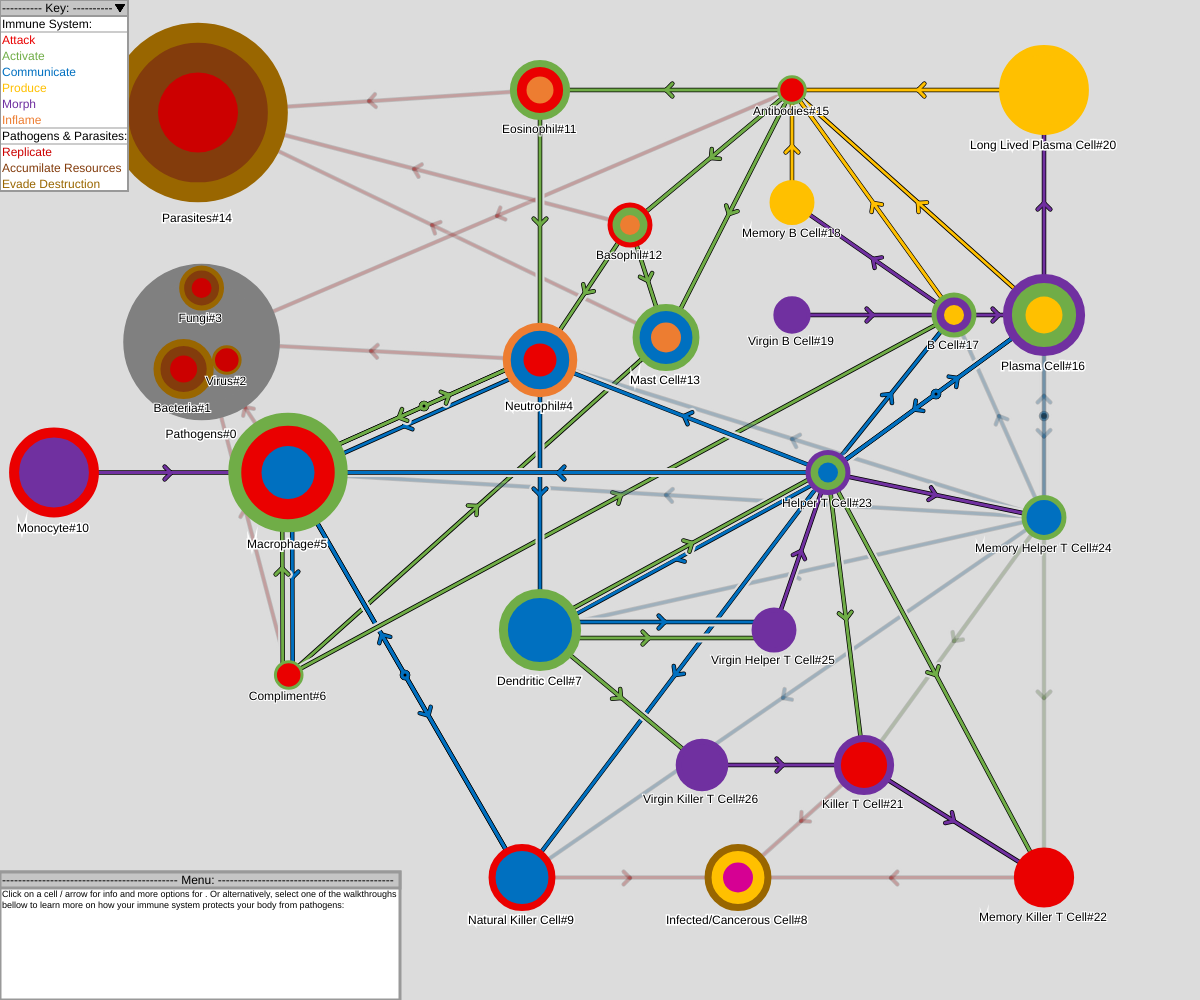
Frame 1 (no input)
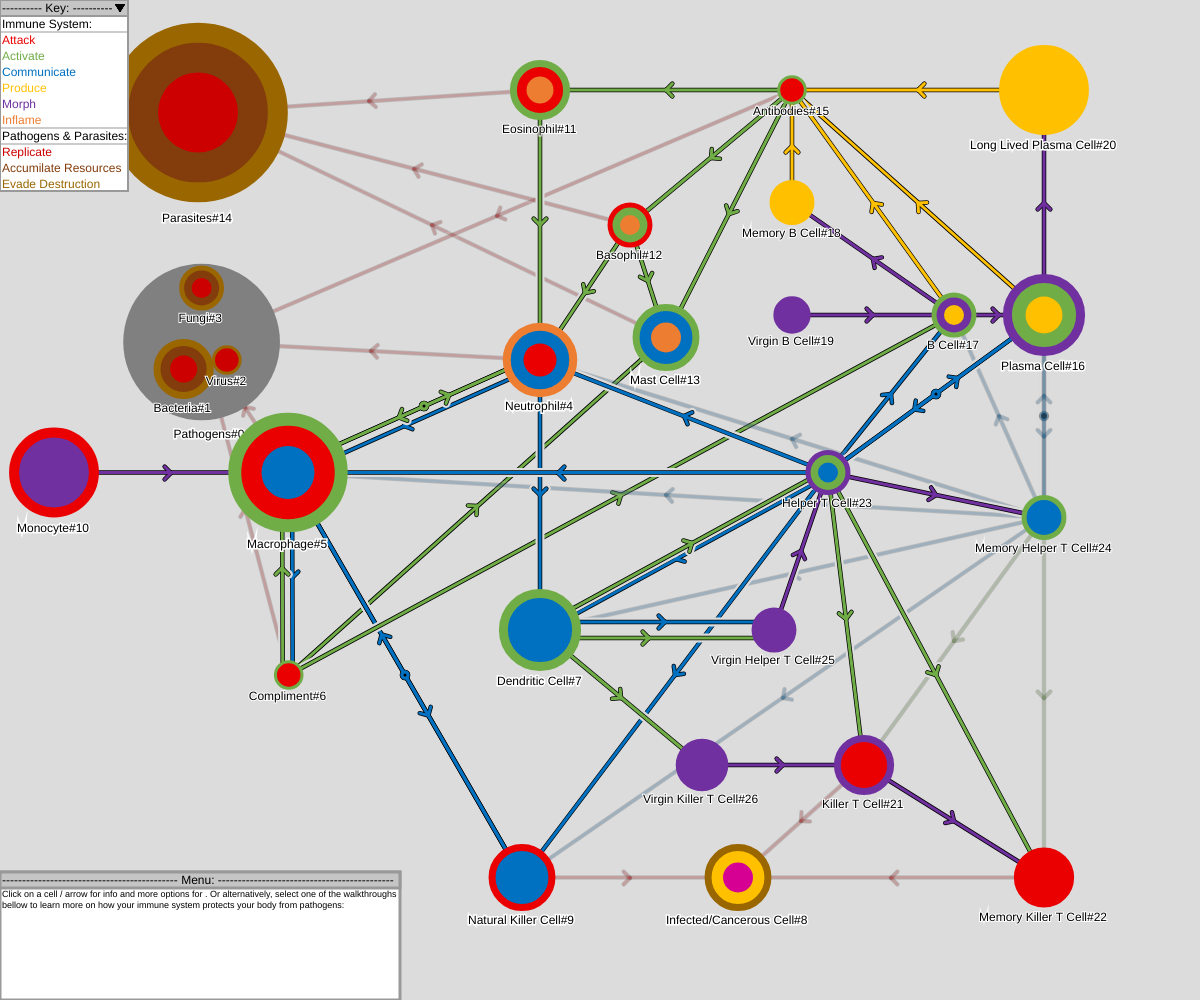
Frame 60 (no input)
Frame 120 (the mouse pressed at the canvas centre since frame 60): identical to frame 60, image omitted

The p5.js sketch that drew these frames (run headless with seeded random() and noise() and a simulated clock; from frame 60 on, the mouse is pressed at the canvas centre):

// p5.js sketch
// ── sketch.js
// By Oscar Bullen (March 2022)
// Made using p5.js (https://p5js.org)

function preload() {
  
  nodes_x_scale = [2.8,2.55,3.15,2.8,7.5,4,4.01,7.5,10.25,7.25,0.75,7.5,8.75,9.25,2.75,11,14.5,13.25,1.5,1.25,14.5,12,14.5,11.5,14.5,10.75,9.75];
  nodes_y_scale = [3.8,4.1,4,3.2,4,5.25,7.5,7,9.75,9.75,5.25,1,2.5,3.75,1.25,1,3.5,3.5,2.25,3.5,1,8.5,9.75,5.25,5.75,7,8.5];
  nodes_m_scale = [5.25,2,1,1.5,2.5,4,1,2.75,2.25,2.25,3,2,1.5,2.25,6,1,2.75,1.5,1.5,1.25,3,2,2,1.5,1.5,1.5,1.75];
  
  info_to_get = {
    test:
      "This is some sample text to make sure everything is working correctly. E.g. The quick brown fox jumps over the lazy dog.",
    test2:
      "This is yet some more sample text in order to make sure that information can be changed on the fly if it is needed. e.g. The answer to life, the universe, and everything is inexorably 42.",
    none: "",
  };
  
  node_default_opacity = [0,1,2,3,4,5,6,7,8,9,10,11,12,13,14,15,16,17,18,19,20,21,22,23,24,25,26];
  node_default_translucency = [];
  node_default_transparency = [];
  
  link_default_opacity = [10,11,12,13,14,15,16,17,18,19,20,21,22,23,25,26,27,28,29,30,31,32,33,34,42,43,44,45,46,47,48,49,50,51,52,53,54,55,56];
  link_default_translucency = [0,1,2,3,4,5,6,7,8,9,24,35,36,37,38,39,40,41];
  link_default_transparency = [];
  
  walkthrough_info = {
    test:
      ["This is the innate immune system. It is immunity that one is born with. This type of immunity is written in one’s genes, offering lifelong protection. The innate immune response is fast acting and non-specific, meaning it does not respond differently based on the specific virus or bacteria that it detects. The innate immune system encompasses physical barriers and chemical and cellular defenses.","Adaptive immunity is an organism’s acquired immunity to a specific pathogen. As such, it’s also referred to as acquired immunity. Adaptive immunity is not immediate, nor does it always last throughout an organism’s entire lifespan, although it can. The adaptive immune response is marked by clonal expansion of T and B lymphocytes, releasing many antibody copies to neutralize or destroy their target antigen.","Pathogens in the oldest and broadest sense, are any organism or agent that can produce disease. A pathogen may also be referred to as an infectious agent, or simply a germ."],
  };
  
  node_opacity = {
    test:
      [[4,5,6,7,9,10,11,12,13],[15,16,17,18,19,20,21,22,23,24,25,26],[0,1,2,3,8,14]],
  };
  
  node_translucency = {
    test:
      [[0,1,2,3,8,14,15,16,17,18,19,20,21,22,23,24,25,26],[0,1,2,3,4,5,6,7,8,9,10,11,12,13,14],[4,5,6,7,9,10,11,12,13,15,16,17,18,19,20,21,22,23,24,25,26]],
  };
  
  node_transparency = {
    test:
      [[],[],[]],
  };
  
  link_opacity = {
    test:
      [[10,11,12,13,14,15,16,17,18,19,44],[24,25,26,27,28,29,30,31,32,33,34,35,36,37,47,48,49,50,51,52],[]],
  };
  
  link_translucency = {
    test:
      [[0,1,2,3,4,5,6,7,8,9,20,21,22,23,24,25,26,27,28,29,30,31,32,33,34,35,36,37,38,39,40,41,42,43,45,46,47,48,49,50,51,52,53,54,55,56],[0,1,2,3,4,5,6,7,8,9,10,11,12,13,14,15,16,17,18,19,20,21,22,23,38,39,40,41,42,43,44,45,46,53,54,55,56],[0,1,2,3,4,5,6,7,8,9,10,11,12,13,14,15,16,17,18,19,20,21,22,23,24,25,26,27,28,29,30,31,32,33,34,35,36,37,38,39,40,41,42,43,44,45,46,47,48,49,50,51,52,53,54,55,56]],
  };
  
  link_transparency = {
    test:
      [[],[],[]],
  };
  
} //In-built function: Gets / defines model"s metadata (runs before start of main program). (n.b. delete test values as info is not mine and only placeholders for debugging)

class colors {
  constructor() {
    this.blank = "#00000000"; //transparant
    this.background = "#DCDCDC" //background
    this.black0 = "#000000"; //relay
    this.grey0 = "#808080"; //group
    this.red0 = "#EA0000"; //attack
    this.green0 = "#70AD47"; //activate
    this.blue0 = "#0070C0"; //communicate
    this.gold0 = "#FFC000"; //produce
    this.purple0 = "#7030A0"; //morph
    this.orange0 = "#ED7D31"; //inflame
    this.pink0 = "#D60093"; //protect
    this.red1 = "#CC0000"; //replicate
    this.brown1 = "#833C0C"; //accumulate resources
    this.gold1 = "#996600"; //evade destruction
    this.black3 = "#000000"; //menu text
    this.white3 = "#FFFFFF"; //menu background
    this.gray3 = "#999999" //menu boarder
    this.silver3 = "#C5C5C5" //menu disabled text
  }
} //Defines all the commonly used colours in the program. Changes here are global.

class node {
  constructor(
    text_box = "Cell",
    diameter = 15,
    x = 100,
    y = 100,
    info = "none",
    fill_color = "#4ad970",
    line_color = "#35a653",
    core_color = "#06570A",
    render_core = true,
    group_ids = [],
    alpha_pct = 100,
    id = -1
  ) {
    this.text_box = text_box;
    this.fill_color = fill_color;
    this.line_color = line_color;
    this.core_color = core_color;
    this.diameter = diameter;
    this.x = x;
    this.y = y;
    this.scale_x = this.x;
    this.scale_y = this.y;
    this.group_ids = group_ids;
    this.radius = round(this.diameter / 2, 0);
    this.render_core = render_core;
    this.alpha_pct = alpha_pct;
    if (id == -1) {
      this.id = next_node_id;
      next_node_id += 1;
    } else {
      this.id = id;
      next_node_id = this.id + 1;
    }
    if (this.id > max_node_id) {
      max_node_id = this.id;
    }
    this.info = info_to_get[info];
  }

  int_to_hex(number = 0) {
    if (number.toString(16).length > 1){
      return number.toString(16);
    } else {
      return "0"+number.toString(16);
    }
  }
  
  render() {
    this.color_val=this.int_to_hex(round(((100-this.alpha_pct) / 100)*255, 0));
    this.text_val=this.int_to_hex(round(((this.alpha_pct) / 100)*255, 0));
    fill(this.fill_color);
    stroke(this.line_color);
    strokeWeight(round(this.diameter / 8, 0));
    circle(this.x, this.y, this.diameter);
    if (this.render_core) {
      noStroke();
      fill(this.core_color);
      circle(this.x, this.y, this.radius);
    }
    if (this.alpha_pct < 100) {
      fill(c.black3+this.text_val);
      stroke(c.white3+this.text_val);
    } else {
      fill(c.black3);
      stroke(c.white3);
    }
    strokeWeight(round(0.9 * this.diameter ** 0.25, 0));
    this.string = join([this.text_box, str(this.id)], "#");
    this.width = textWidth(this.string);
    textSize(12);
    text(
      this.string,
      this.x - round(this.width / 2, 0) - 1,
      this.y + this.radius + round(this.diameter / 8, 0),
      this.width * 2,
      this.diameter
    );
    if (this.alpha_pct < 100){
      fill(c.background+this.color_val);
      stroke(c.background+this.color_val);
      strokeWeight((this.diameter / 8)+1);
      circle(this.x,this.y,this.diameter);
    }
  }
} //Handels properties and rendering of nodes in model.

class link {
  constructor(
    from_id = 0,
    to_id = 0,
    info = "none",
    line_color = "#000000",
    double_arrows = false,
    offset = 0,
    alpha_pct = 100,
    arrows = true,
    weight = 3,
    id = -1
  ) {
    this.from_id = from_id;
    this.to_id = to_id;
    this.weight = weight;
    this.arrows = arrows;
    this.line_color = line_color;
    this.offset = offset;
    this.double_arrows = double_arrows;
    this.alpha_pct = alpha_pct;
    if (id == -1) {
      this.id = next_link_id;
      next_link_id += 1;
    } else {
      this.id = id;
      next_link_id = this.id + 1;
    }
    if (this.id > max_link_id) {
      max_link_id = this.id;
    }
    this.info = info_to_get[info];
    this.swap_multi = 1;
  }

  render_sub_route() {
    this.x1 = nodes[this.from_id].x;
    this.y1 = nodes[this.from_id].y;
    this.x2 = nodes[this.to_id].x;
    this.y2 = nodes[this.to_id].y;
    if (this.x1 >= this.x2) {
      this.x_multi = -1;
    } else {
      this.x_multi = 1;
    }

    if (this.y1 >= this.y2) {
      this.y_multi = -1;
    } else {
      this.y_multi = 1;
    }

    if (this.offset != 0) {
      this.gradient = -1 / ((this.y1 - this.y2) / (this.x1 - this.x2));

      this.x_offset = (this.offset * this.x_multi * this.swap_multi) ^ 0.5;
      this.y_offset = (this.offset * this.y_multi * this.swap_multi) ^ 0.5;
      this.x1 = this.x1 + this.x_offset;
      this.x2 = this.x2 + this.x_offset;
      this.y1 = this.y1 + this.y_offset;
      this.y2 = this.y2 + this.y_offset;
    }

    line(this.x1, this.y1, this.x2, this.y2);
    if (this.arrows) {
      this.x_mid = round((this.x1 + this.x2) / 2, 0);
      this.y_mid = round((this.y1 + this.y2) / 2, 0);

      if (this.double_arrows) {
        fill(c.black3 + this.int_to_hex(round((this.alpha_pct / 100) * 255, 0)));
        circle(this.x_mid, this.y_mid, this.weight * 2);
        this.x_mid = 0.4 * this.x1 + 0.6 * this.x2;
        this.y_mid = 0.4 * this.y1 + 0.6 * this.y2;
      }

      if (this.x_multi == 0) {
        if (this.y2 >= this.y1) {
          this.a1 = 225;
        } else {
          this.a1 = 45;
        }
      } else {
        if (this.y_multi == 0) {
          if (this.x2 >= this.x1) {
            this.a1 = 135;
          } else {
            this.a1 = 315;
          }
        }
      }

      if (this.x_multi != 0 && this.y_multi != 0) {
        this.theta = atan(abs(this.y1 - this.y2) / abs(this.x1 - this.x2));
        if (this.x_multi == 1) {
          this.a1 = 135;
          if (this.y_multi == 1) {
            this.a1 += this.theta;
          } else {
            this.a1 -= this.theta;
          }
        } else {
          this.a1 = 45;
          if (this.y_multi == 1) {
            this.theta += 90;
            this.a1 -= this.theta;
          } else {
            this.theta -= 90;
            this.a1 += this.theta;
          }
        }
      }

      this.a2 = this.a1 + 90;

      if (this.a1 > 360) {
        this.a1 -= 360;
      }
      if (this.a1 < 0) {
        this.a1 += 360;
      }
      if (this.a2 > 360) {
        this.a2 -= 360;
      }
      if (this.a2 < 0) {
        this.a2 += 360;
      }

      this.i1 = 3 * this.weight * cos(this.a1);
      this.j1 = 3 * this.weight * sin(this.a1);
      this.i2 = 3 * this.weight * cos(this.a2);
      this.j2 = 3 * this.weight * sin(this.a2);

      this.x3 = this.x_mid + this.i1;
      this.y3 = this.y_mid + this.j1;
      this.x4 = this.x_mid + this.i2;
      this.y4 = this.y_mid + this.j2;

      line(this.x_mid, this.y_mid, this.x3, this.y3);
      line(this.x_mid, this.y_mid, this.x4, this.y4);

      if (this.double_arrows) {
        this.x_mid = round((this.x1 + this.x2) / 2, 0);
        this.y_mid = round((this.y1 + this.y2) / 2, 0);
      }
    }
  }

  swap_id() {
    this.original_from_id = this.from_id;
    this.original_to_id = this.to_id;
    this.from_id = this.original_to_id;
    this.to_id = this.original_from_id;
    this.swap_multi = this.swap_multi * -1;
  }

  int_to_hex(number = 0) {
    return number.toString(16);
  }

  render() {
    stroke(c.background + this.int_to_hex(round((this.alpha_pct / 100) * 255, 0)));
    strokeWeight(this.weight * 3);
    this.render_sub_route();
    if (this.double_arrows) {
      this.swap_id();
      this.render_sub_route();
      this.swap_id();
    }
    stroke(c.black3 + this.int_to_hex(round((this.alpha_pct / 100) * 255, 0)));
    strokeWeight(this.weight * 1.5);
    this.render_sub_route();
    if (this.double_arrows) {
      this.swap_id();
      this.render_sub_route();
      this.swap_id();
    }
    stroke(
      this.line_color + this.int_to_hex(round((this.alpha_pct / 100) * 255, 0))
    );
    strokeWeight(this.weight);
    this.render_sub_route();
    if (this.double_arrows) {
      this.swap_id();
      this.render_sub_route();
      this.swap_id();
    }

    //circle(this.x_mid, this.y_mid, 6 * this.weight); // shows arrow hitboxes
  }
} //Handels all proporties and rendering of links in model. (n.b. need to fix offset calculations and improve transparency)

class menu {
  constructor() {
    this.visible = true;
    this.page = 0;
  }
  
  render() {
    if (this.visible) {
      fill(c.white3);
      stroke(c.gray3);
      strokeWeight(3);
      rect(0,windowHeight-128,400,128);
      fill(c.silver3);
      stroke(c.gray3);
      rect(0,windowHeight-128,400,16);
      noStroke();
      textSize(12);
      fill(c.black3);
      text("-------------------------------------------- Menu: --------------------------------------------",2,windowHeight-116);
      textSize(9);
      text("Click on a cell / arrow for info and more options for . Or alternatively, select one of the walkthroughs bellow to learn more on how your immune system protects your body from pathogens:",2,windowHeight-110,398);
    }
  }
  
} //to be made...

class walkthrough {
  constructor(
    node_opacity_steps = [[]],
    node_translucency_steps = [[]],
    node_transparency_steps = [[]],
    link_opacity_steps = [[]],
    link_translucency_steps = [[]],
    link_transparency_steps = [[]],
    info_steps = ["This is some sample text in order to demonstrate the text wrapping capabilities of the info part of the walkthrough module. For example: the quick brown fox jumps over the lazy dog in order to avoid the end of the text box."]
  ) {
      this.node_opacity_steps = node_opacity_steps;
      this.node_translucency_steps = node_translucency_steps;
      this.node_transparency_steps = node_transparency_steps;
      this.link_opacity_steps = link_opacity_steps;
      this.link_translucency_steps = link_translucency_steps;
      this.link_transparency_steps = link_transparency_steps;
      this.info_steps = info_steps;
      this.step=0;
      this.visible=true;
      this.update_model();
      display_walkthrough=true;
    }
  
  
  default_model() {
    for (let l = 0; l < node_default_opacity.length; l++) {
      nodes[node_default_opacity[l]].alpha_pct = 100;
    }
    for (let l = 0; l < node_default_translucency.length; l++) {
      nodes[node_default_translucency[l]].alpha_pct = 15;
    }
    for (let l = 0; l < node_default_transparency.length; l++) {
      nodes[node_default_transparency[l]].alpha_pct = 0;
    }
    for (let l = 0; l < link_default_opacity.length; l++) {
      links[link_default_opacity[l]].alpha_pct = 100;
    }
    for (let l = 0; l < link_default_translucency.length; l++) {
      links[link_default_translucency[l]].alpha_pct = 15;
    }
    for (let l = 0; l < link_default_transparency.length; l++) {
      links[link_default_transparency[l]].alpha_pct = 0;
    }
  }
  
  step_forward() {
    if (this.step < this.info_steps.length - 1){
      this.step = this.step + 1;
      this.update_model();
    }
  }
  
  step_backward() {
    if (this.step > 0){
      this.step = this.step - 1;
      this.update_model();
    }
  }
  
  toggle_visibility() {
    if (this.visible) {
      this.visible = false;
    } else {
      this.visible = true;
    }
  }
  
  update_model() {
    for (let l = 0; l < this.node_opacity_steps[this.step].length; l++) {
      nodes[this.node_opacity_steps[this.step][l]].alpha_pct = 100;
    }
    for (let l = 0; l < this.node_translucency_steps[this.step].length; l++) {
      nodes[this.node_translucency_steps[this.step][l]].alpha_pct = 15;
    }
    for (let l = 0; l < this.node_transparency_steps[this.step].length; l++) {
      nodes[this.node_transparency_steps[this.step][l]].alpha_pct = 0;
    }
    for (let l = 0; l < this.link_opacity_steps[this.step].length; l++) {
      links[this.link_opacity_steps[this.step][l]].alpha_pct = 100;
    }
    for (let l = 0; l < this.link_translucency_steps[this.step].length; l++) {
      links[this.link_translucency_steps[this.step][l]].alpha_pct = 15;
    }
    for (let l = 0; l < this.link_transparency_steps[this.step].length; l++) {
      links[this.link_transparency_steps[this.step][l]].alpha_pct = 0;
    }
    return nodes,links
  }
  
  render() {
    if (this.visible) {
      fill(c.white3);
      stroke(c.gray3);
      strokeWeight(3);
      rect(0,windowHeight-128,400,128);
      fill(c.silver3);
      stroke(c.gray3);
      rect(0,windowHeight-128,400,16);
      noStroke();
      textSize(12);
      fill(c.black3);
      this.title_text = "    Back  --------------------------------- Step " + str(this.step + 1) + ": ---------------------------------";
      text(this.title_text,2,windowHeight-116);
      fill(c.black3);
      noStroke();
      triangle(397,windowHeight-120,385,windowHeight-126,385,windowHeight-114);
      triangle(369,windowHeight-120,381,windowHeight-126,381,windowHeight-114);
      triangle(2,windowHeight-120,14,windowHeight-126,14,windowHeight-114);
      stroke(c.gray3);
      strokeWeight(3);
      line(44,windowHeight-128,44,windowHeight-112);
      line(366,windowHeight-128,366,windowHeight-112);
      noStroke();
      textSize(10);
      fill(c.black3);
      text(this.info_steps[this.step],2,windowHeight-110,398);
    }
  }
  
} //Manages rendering walkthroughs, updating model alpha values, and step incrementation. (n.b. need to make the font scale)

class model_key {
  constructor(visible=true,indexes=["Immune System","Attack","Activate","Communicate","Produce","Morph","Inflame","Pathogens & Parasites","Replicate","Accumilate Resources","Evade Destruction"],colors=[c.black3,c.red0,c.green0,c.blue0,c.gold0,c.purple0,c.orange0,c.black3,c.red1,c.brown1,c.gold1],headings=[true,false,false,false,false,false,false,true,false,false,false,false]) {
    this.visible=visible;
    this.indexes=indexes;
    this.colors=colors;
    this.headings=headings;
  }
  
  render() {
    if (this.visible) {
      fill(c.white3);
      stroke(c.gray3);
      strokeWeight(2);
      rect(0,0,128,191);
      fill(c.silver3);
      stroke(c.gray3);
      rect(0,0,128,16);
      noStroke();
      textSize(12);
      fill(c.black3);
      text("---------- Key: ----------",2,12);
      this.y_counter=28;
      for (let l = 0; l < this.indexes.length; l++) {
        if (this.headings[l]) {
          fill(c.white3);
          stroke(c.gray3);
          strokeWeight(1);
          line(0,this.y_counter-12,128,this.y_counter-12);
          line(0,this.y_counter+4,128,this.y_counter+4);
          fill(this.colors[l]);
          noStroke();
          text(this.indexes[l]+":",2,this.y_counter);
        } else {
          fill(this.colors[l]);
          noStroke();
          text(this.indexes[l],2,this.y_counter);
        }
        fill(c.black3);
        noStroke();
        triangle(115,4,125,4,120,12);
        this.y_counter=this.y_counter+16
      }
      
    } else {
      fill(c.silver3);
      stroke(c.gray3);
      rect(0,0,128,16);
      noStroke();
      textSize(12);
      fill(c.black3);
      text("---------- Key: ----------",2,12);
      fill(c.black3);
      noStroke();
      triangle(115,12,125,12,120,4);
    }
  }
  
  toggle_visibility() {
    if (this.visible) {
      this.visible = false;
    } else {
      this.visible = true;
    }
  }
  
} //Handels rendering and visibility of model key.

class selector {
  constructor(x = 0, y = 0, multi = false) {
    this.x = x;
    this.y = y;
    this.multi = multi;
    this.selection = [];
    this.selection_type = [];
    this.subsel = [];
    this.subtype = [];
    this.option = "none";
    for (let n = 0; n <= max_node_id; n++) {
      if (
        (this.x - nodes[n].x) ** 2 + (this.y - nodes[n].y) ** 2 <
        nodes[n].radius ** 2
      ) {
        append(this.subsel, nodes[n].id);
        append(this.subtype, "node");
      }
    }
    reverse(this.subsel);
    reverse(this.subtype);
    this.selection = concat(this.selection, this.subsel);
    this.selection_type = concat(this.selection_type, this.subtype);
    this.subsel = [];
    this.subtype = [];
    for (let l = 0; l < links.length; l++) {
      if (
        (this.x - links[l].x_mid) ** 2 + (this.y - links[l].y_mid) ** 2 <
        (6 * links[l].weight) ** 2
      ) {
        append(this.selection, links[l].id);
        append(this.selection_type, "link");
      }
    }
    reverse(this.subsel);
    reverse(this.subtype);
    this.selection = concat(this.selection, this.subsel);
    this.selection_type = concat(this.selection_type, this.subtype);
    if (this.selection.length > 0) {
      this.selected = this.selection[0];
      this.type = this.selection_type[0];
    } else {
      this.selected = null;
      this.type = null;
    }
    
    //Checks bellow will not scale correctly. Fix if gui magnitude scaling is implemented in future.
    
    if (114 < this.x && this.x < 126 && 3 < this.y && this.y < 13) {
      k.toggle_visibility();
    }
    
    if (1 < this.x && this.x < 41 && windowHeight - 128 < this.y && this.y < windowHeight - 112) {
      w.default_model();
      display_walkthrough = false;
    }
    
    if (369 < this.x && this.x < 381 && windowHeight - 128 < this.y && this.y < windowHeight - 112) {
      w.step_backward();
    }
    
    if (385 < this.x && this.x < 397 && windowHeight - 128 < this.y && this.y < windowHeight - 112) {
      w.step_forward();
    }
    
  }

  render() {
    if (options) {
      fill(c.white3);
      stroke(c.gray3);
      strokeWeight(2);
      rect(this.x, this.y, 40, 49);
      strokeWeight(1);
      line(this.x, this.y + 13, this.x + 40, this.y + 13);
      line(this.x, this.y + 25, this.x + 40, this.y + 25);
      line(this.x, this.y + 37, this.x + 40, this.y + 37);
      noStroke();
      if (this.type == "link") {
        fill(c.silver3);
      } else {
        fill(c.black3);
      }
      textSize(12);
      text("Move", this.x + 2, this.y + 11);
      text("Focus", this.x + 2, this.y + 23);
      fill(c.black3);
      noStroke();
      text("Info", this.x + 2, this.y + 35);
      text("Close", this.x + 2, this.y + 47);
    }
  }

  select_option() {
    this.inloop = true;
    if (mouseX > this.x + 1 && mouseX < this.x + 40) {
      while (this.inloop) {
        //loop is being used to tidy things up as there are not elif statements (method technically not necessary)
        this.inloop = false;
        if (mouseY > this.y + 1 && mouseY < this.y + 13) {
          this.option = "move";
          break;
        }
        if (mouseY > this.y + 13 && mouseY < this.y + 25) {
          this.option = "focus";
          break;
        }
        if (mouseY > this.y + 25 && mouseY < this.y + 37) {
          this.option = "info";
          break;
        }
        if (mouseY > this.y + 37 && mouseY < this.y + 49) {
          this.option = "close";
          break;
        }
        //this.option="none";
      }
    }
  }

  move() {
    if (this.type != "node") {
      mode = "default";
    } else {
      this.old_x = nodes[this.selected].x;
      this.old_y = nodes[this.selected].y;
      this.new_x = mouseX;
      this.new_y = mouseY;
      this.dif_x = this.old_x - this.new_x;
      this.dif_y = this.old_y - this.new_y;
      nodes[this.selected].x = this.new_x;
      nodes[this.selected].y = this.new_y;
      for (let l = 0; l < nodes[this.selected].group_ids.length; l++) {
        nodes[nodes[this.selected].group_ids[l]].x =
          nodes[nodes[this.selected].group_ids[l]].x - this.dif_x;
        nodes[nodes[this.selected].group_ids[l]].y =
          nodes[nodes[this.selected].group_ids[l]].y - this.dif_y;
      }
    }
  }

  render_info() {
    fill(c.white3);
    stroke(c.gray3);
    strokeWeight(2);
    rect(width - 128, 0, 128, height);
    strokeWeight(1);
    line(width - 128, 13, width, 13);
    fill(c.black3);
    noStroke();
    textSize(12);
    text("Close", width - 33, 11);
    textSize(9);
    if (this.type == "node") {
      this.t = nodes[this.selected].info;
    } else {
      this.t = links[this.selected].info;
    }
    text(this.t, width - 126, 14, 128, height);
  }
} //Handels selection of model components, menue rendering, and node movement. (n.b. need to make the font scale and give 'focus' option functionality)

function reset_model() {
  frameRate(0);
  
  next_node_id = 0;
  max_node_id = 0;
  next_link_id = 0;
  max_link_id = 0;
  nodes = {};
  links = [];
  
  new_nodes=[new node(text_box="Pathogens",diameter=5.25*sm+cm,x=2.8*sx,y=3.8*sy,info="test",fill_color=c.grey0,line_color=c.grey0,core_color=c.blank,render_core=false,group_ids=[1,2,3]), //this is here due to a rendering bug that occours with the text of the first node created
            new node(text_box="Bacteria",diameter=2*sm+cm,x=2.55*sx+cx,y=4.1*sy+cy,info="test",fill_color=c.brown1,line_color=c.gold1,core_color=c.red1,render_core=true,group_ids=[0,2,3]),
            new node(text_box="Virus",diameter=1*sm+cm,x=3.15*sx+cx,y=4*sy+cy,info="test",fill_color=c.red1,line_color=c.gold1,core_color=c.blank,render_core=false,group_ids=[0,1,3]),
            new node(text_box="Fungi",diameter=1.5*sm+cm,x=2.8*sx+cx,y=3.2*sy+cy,info="test",fill_color=c.brown1,line_color=c.gold1,core_color=c.red1,render_core=true,group_ids=[0,1,2]),
            new node(text_box="Neutrophil",diameter=2.5*sm+cm,x=7.5*sx+cx,y=4*sy+cy,info="test",fill_color=c.blue0,line_color=c.orange0,core_color=c.red0),
            new node(text_box="Macrophage",diameter=4*sm+cm,x=4*sx+cx,y=5.25*sy+cy,info="test",fill_color=c.red0,line_color=c.green0,core_color=c.blue0),
            new node(text_box="Compliment",diameter=1*sm+cm,x=4.01*sx+cx,y=7.5*sy+cy,info="test",fill_color=c.red0,line_color=c.green0,core_color=c.blank,render_core=false),
            new node(text_box="Dendritic Cell",diameter=2.75*sm+cm,x=7.5*sx+cx,y=7*sy+cy,info="test",fill_color=c.blue0,line_color=c.green0,core_color=c.blank,render_core=false),
            new node(text_box="Infected/Cancerous Cell",diameter=2.25*sm+cm,x=10.25*sx+cx,y=9.75*sy+cy,info="test",fill_color=c.gold0,line_color=c.gold1,core_color=c.pink0),
            new node(text_box="Natural Killer Cell",diameter=2.25*sm+cm,x=7.25*sx+cx,y=9.75*sy+cy,info="test",fill_color=c.blue0,line_color=c.red0,core_color=c.blank,render_core=false),
            new node(text_box="Monocyte",diameter=3*sm+cm,x=0.75*sx+cx,y=5.25*sy+cy,info="test",fill_color=c.purple0,line_color=c.red0,core_color=c.blank,render_core=false),
            new node(text_box="Eosinophil",diameter=2*sm+cm,x=7.5*sx+cx,y=1*sy+cy,info="test",fill_color=c.red0,line_color=c.green0,core_color=c.orange0),
            new node(text_box="Basophil",diameter=1.5*sm+cm,x=8.75*sx+cx,y=2.5*sy+cy,info="test",fill_color=c.green0,line_color=c.red0,core_color=c.orange0),
            new node(text_box="Mast Cell",diameter=2.25*sm+cm,x=9.25*sx+cx,y=3.75*sy+cy,info="test",fill_color=c.blue0,line_color=c.green0,core_color=c.orange0),
            new node(text_box="Parasites",diameter=6*sm+cm,x=2.75*sx+cx,y=1.25*sy+cy,info="test",fill_color=c.brown1,line_color=c.gold1,core_color=c.red1),
            new node(text_box="Antibodies",diameter=1*sm+cm,x=11*sx+cx,y=1*sy+cy,info="test",fill_color=c.red0,line_color=c.green0,core_color=c.blank,render_core=false),
            new node(text_box="Plasma Cell",diameter=2.75*sm+cm,x=14.5*sx+cx,y=3.5*sy+cy,info="test",fill_color=c.green0,line_color=c.purple0,core_color=c.gold0),
            new node(text_box="B Cell",diameter=1.5*sm+cm,x=13.25*sx+cx,y=3.5*sy+cy,info="test",fill_color=c.purple0,line_color=c.green0,core_color=c.gold0),
            new node(text_box="Memory B Cell",diameter=1.5*sm+cm,x=11*sx+cx,y=2.25*sy+cy,info="test",fill_color=c.gold0,line_color=c.gold0,core_color=c.blank,render_core=false),
            new node(text_box="Virgin B Cell",diameter=1.25*sm+cm,x=11*sx+cx,y=3.5*sy+cy,info="test",fill_color=c.purple0,line_color=c.purple0,core_color=c.blank,render_core=false),
            new node(text_box="Long Lived Plasma Cell",diameter=3*sm+cm,x=14.5*sx+cx,y=1*sy+cy,info="test",fill_color=c.gold0,line_color=c.gold0,core_color=c.blank,render_core=false),
            new node(text_box="Killer T Cell",diameter=2*sm+cm,x=12*sx+cx,y=8.5*sy+cy,info="test",fill_color=c.red0,line_color=c.purple0,core_color=c.blank,render_core=false),
            new node(text_box="Memory Killer T Cell",diameter=2*sm+cm,x=14.5*sx+cx,y=9.75*sy+cy,info="test",fill_color=c.red0,line_color=c.red0,core_color=c.blank,render_core=false),
            new node(text_box="Helper T Cell",diameter=1.5*sm+cm,x=11.5*sx+cx,y=5.25*sy+cy,info="test",fill_color=c.green0,line_color=c.purple0,core_color=c.blue0,render_core=true),
            new node(text_box="Memory Helper T Cell",diameter=1.5*sm+cm,x=14.5*sx+cx,y=5.75*sy+cy,info="test",fill_color=c.blue0,line_color=c.green0,core_color=c.blank,render_core=false),
            new node(text_box="Virgin Helper T Cell",diameter=1.5*sm+cm,x=10.75*sx+cx,y=7*sy+cy,info="test",fill_color=c.purple0,line_color=c.purple0,core_color=c.blank,render_core=false),
            new node(text_box="Virgin Killer T Cell",diameter=1.75*sm+cm,x=9.75*sx+cx,y=8.5*sy+cy,info="test",fill_color=c.purple0,line_color=c.purple0,core_color=c.blank,render_core=false),
            ];
  
  links=[new link(from_id=4,to_id=0,info="test",line_color=c.red0,double_arrows=false,offset=0,alpha_pct=15), //0
        new link(from_id=5,to_id=0,info="test",line_color=c.red0,double_arrows=false,offset=0,alpha_pct=15),
        new link(from_id=6,to_id=0,info="test",line_color=c.red0,double_arrows=false,offset=0,alpha_pct=15),
        new link(from_id=9,to_id=8,info="test",line_color=c.red0,double_arrows=false,offset=0,alpha_pct=15),
        new link(from_id=13,to_id=14,info="test",line_color=c.red0,double_arrows=false,offset=0,alpha_pct=15),
        new link(from_id=15,to_id=0,info="test",line_color=c.red0,double_arrows=false,offset=0,alpha_pct=15),
        new link(from_id=11,to_id=14,info="test",line_color=c.red0,double_arrows=false,offset=0,alpha_pct=15),
        new link(from_id=12,to_id=14,info="test",line_color=c.red0,double_arrows=false,offset=0,alpha_pct=15),
        new link(from_id=21,to_id=8,info="test",line_color=c.red0,double_arrows=false,offset=0,alpha_pct=15),
        new link(from_id=22,to_id=8,info="test",line_color=c.red0,double_arrows=false,offset=0,alpha_pct=15),
        new link(from_id=10,to_id=5,info="test",line_color=c.purple0), //10
        new link(from_id=5,to_id=6,info="test",line_color=c.blue0,double_arrows=false,offset=4.9),
        new link(from_id=6,to_id=13,info="test",line_color=c.green0),
        new link(from_id=6,to_id=5,info="test",line_color=c.green0,double_arrows=false,offset=6.5),
        new link(from_id=4,to_id=5,info="test",line_color=c.blue0,double_arrows=false,offset=10),
        new link(from_id=4,to_id=5,info="test",line_color=c.green0,double_arrows=true,offset=-10),
        new link(from_id=9,to_id=5,info="test",line_color=c.blue0,double_arrows=true),
        new link(from_id=11,to_id=4,info="test",line_color=c.green0),
        new link(from_id=12,to_id=4,info="test",line_color=c.green0),
        new link(from_id=12,to_id=13,info="test",line_color=c.green0),
        new link(from_id=15,to_id=13,info="test",line_color=c.green0), //20
        new link(from_id=15,to_id=12,info="test",line_color=c.green0),
        new link(from_id=15,to_id=11,info="test",line_color=c.green0),
        new link(from_id=6,to_id=17,info="test",line_color=c.green0),
        new link(from_id=24,to_id=17,info="test",line_color=c.blue0,double_arrows=false,offset=0,alpha_pct=15),
        new link(from_id=23,to_id=17,info="test",line_color=c.blue0),
        new link(from_id=16,to_id=15,info="test",line_color=c.gold0),
        new link(from_id=17,to_id=15,info="test",line_color=c.gold0),
        new link(from_id=18,to_id=15,info="test",line_color=c.gold0),
        new link(from_id=17,to_id=18,info="test",line_color=c.purple0),
        new link(from_id=17,to_id=16,info="test",line_color=c.purple0), //30
        new link(from_id=19,to_id=17,info="test",line_color=c.purple0),
        new link(from_id=20,to_id=15,info="test",line_color=c.gold0),
        new link(from_id=16,to_id=20,info="test",line_color=c.purple0),
        new link(from_id=21,to_id=22,info="test",line_color=c.purple0),
        new link(from_id=24,to_id=16,info="test",line_color=c.blue0,double_arrows=true,offset=0,alpha_pct=15),
        new link(from_id=24,to_id=21,info="test",line_color=c.green0,double_arrows=false,offset=0,alpha_pct=15),
        new link(from_id=24,to_id=22,info="test",line_color=c.green0,double_arrows=false,offset=0,alpha_pct=15),
        new link(from_id=24,to_id=9,info="test",line_color=c.blue0,double_arrows=false,offset=0,alpha_pct=15),
        new link(from_id=24,to_id=7,info="test",line_color=c.blue0,double_arrows=false,offset=0,alpha_pct=15),
        new link(from_id=24,to_id=5,info="test",line_color=c.blue0,double_arrows=false,offset=0,alpha_pct=15), //40
        new link(from_id=24,to_id=4,info="test",line_color=c.blue0,double_arrows=false,offset=0,alpha_pct=15),
        new link(from_id=23,to_id=9,info="test",line_color=c.blue0),
        new link(from_id=23,to_id=7,info="test",line_color=c.blue0,double_arrows=false,offset=8),
        new link(from_id=4,to_id=7,info="test",line_color=c.blue0),
        new link(from_id=23,to_id=5,info="test",line_color=c.blue0),
        new link(from_id=23,to_id=4,info="test",line_color=c.blue0),
        new link(from_id=23,to_id=16,info="test",line_color=c.blue0,double_arrows=true),
        new link(from_id=23,to_id=21,info="test",line_color=c.green0),
        new link(from_id=23,to_id=22,info="test",line_color=c.green0),
        new link(from_id=23,to_id=24,info="test",line_color=c.purple0), //50
        new link(from_id=25,to_id=23,info="test",line_color=c.purple0),
        new link(from_id=26,to_id=21,info="test",line_color=c.purple0),
        new link(from_id=7,to_id=25,info="test",line_color=c.blue0,double_arrows=false,offset=8),
        new link(from_id=7,to_id=25,info="test",line_color=c.green0,double_arrows=false,offset=-8),
        new link(from_id=7,to_id=23,info="test",line_color=c.green0,double_arrows=false,offset=8),
        new link(from_id=7,to_id=26,info="test",line_color=c.green0),
        ];
  
  for (let n = 0; n < new_nodes.length; n++) {
    nodes[new_nodes[n].id] = new_nodes[n];
  }
  frameRate(90);
  return nodes,links
} //Defines the default baked parameters of the model.

function resize_sub_route() {
  if (windowHeight > 540) { //or 540
    resize_multi = 0;
  } else {
    resize_multi = 1;
  }
  return resize_multi;
} //Sub-routine of init and resize function.

function reset_variables() {
  options = false;
  display_walkthrough = false;
  display_info = false;
  mode = "default";
  next_node_id = 0;
  max_node_id = 0;
  next_link_id = 0;
  max_link_id = 0;
  nodes = {};
  links = [];
  node_previous_alpha_pct = {};
  link_previous_alpha_pct = [];
  sx = 75;
  sy = 50;
  sm = 16;
  cx = 0 * sx;
  cy = 0 * sy;
  cm = 0 * sm;
  max_x = 15;
  max_y = 10;
  x_pct = 90; //or 85
  y_pct = 90;
  start_large = 0;
  resize_sub_route();
  old_width = windowWidth;
  old_height = windowHeight;
  sx = x_pct / 100 * windowWidth / max_x;
  if (resize_multi) {
    sy = y_pct / 100 * (windowHeight - 150) / max_y;
    original_scale = 0;
  } else {
    sy = y_pct / 100 * windowHeight / max_y;
    original_scale = 1;
  }
  sm = (windowWidth * windowHeight / 45000) ^ 0.5;
  sm = sm + (16 / sm);
  
  
} //Defines the default state of constants and state variables.

function resize() {
  if (old_width != windowWidth || old_height != windowHeight) {  
    resize_sub_route(); 
    sm = (windowWidth * windowHeight / 45000) ^ 0.5;
    sm = sm + (16 / sm);
    sx = x_pct / 100 * windowWidth / max_x;
    sy = y_pct / 100 * windowHeight / max_y;
    for (let l = 0; l <= max_node_id; l++) {
      nodes[l].diameter = nodes_m_scale[l] * sm;
      nodes[l].radius = round(nodes[l].diameter / 2, 0);
      old_x_pct = nodes[l].x / old_width;
      nodes[l].x = windowWidth * old_x_pct;
      old_y_pct = nodes[l].scale_y / windowHeight;
      nodes[l].scale_y = windowHeight * old_y_pct;
      if (resize_multi) {
        if (original_scale) {
          nodes[l].y = nodes[l].scale_y * 0.6;
        } else {
          nodes[l].y = nodes[l].scale_y;
        }
      } else {
        if (original_scale) {
          nodes[l].y = nodes[l].scale_y;
        } else {
          nodes[l].y = nodes[l].scale_y * 5 /3;
        }
      }
    }
    old_width = windowWidth;
    old_height = windowHeight;
    return sx, sy, sm, old_width, old_height;
  }
} //Resizes and scales the model in a way to make it easier to view on different screen sizes. (n.b. scaler not 100% perfect)

function setup() {
  reset_variables();
  c = new colors();
  k = new model_key();
  m = new menu();
  angleMode(DEGREES);
  createCanvas(windowWidth, windowHeight);
  reset_model();
  s = new selector((x = -1), (y = -1));
  //w = new walkthrough(node_opacity.test,node_translucency.test,node_transparency.test,link_opacity.test,link_translucency.test,link_transparency.test,walkthrough_info.test); // TEMPORARY! Remove once dedicated system for viewing walkthroughs is in place.
  frameRate(90);
} //In-built function: Sets and defines variables for main loop (runs before draw function). (n.b. remove test objects before final release)

function draw() {
  resizeCanvas(windowWidth, windowHeight);

  resize();
  
  background(c.background);

  if (mode == "move") {
    s.move();
  }

  for (let l = 0; l < links.length; l++) {
    links[l].render();
  }
  for (let n = 0; n <= max_node_id; n++) {
    nodes[n].render();
  }
  
  k.render();
  
  if (display_walkthrough) {
    w.render();
  } else {
    m.render();
  }
  
  s.render();

  if (mode == "info") {
    s.render_info();
  }
} //In-built function: Updates the canvas that the user sees (is called once every frame).

function mouseClicked() {
  if (mode == "move") {
    s.move();
  }
  if (!options && s.option == mode) {
    mode = "default";
  }
  if (options) {
    s.select_option();
    if (s.option == "close" || s.option == "none") {
      mode = "default";
    } else {
      mode = s.option;
    }
    options = false;
  }
  if (mode == "default") {
    s = new selector((x = mouseX), (y = mouseY));
    if (s.type == "node" || s.type == "link") {
      options = true;
      mode = "options";
    }
  }
} //In-built function: Handels what happens when the user clicks on the canvas (is called when the user tries to click).
